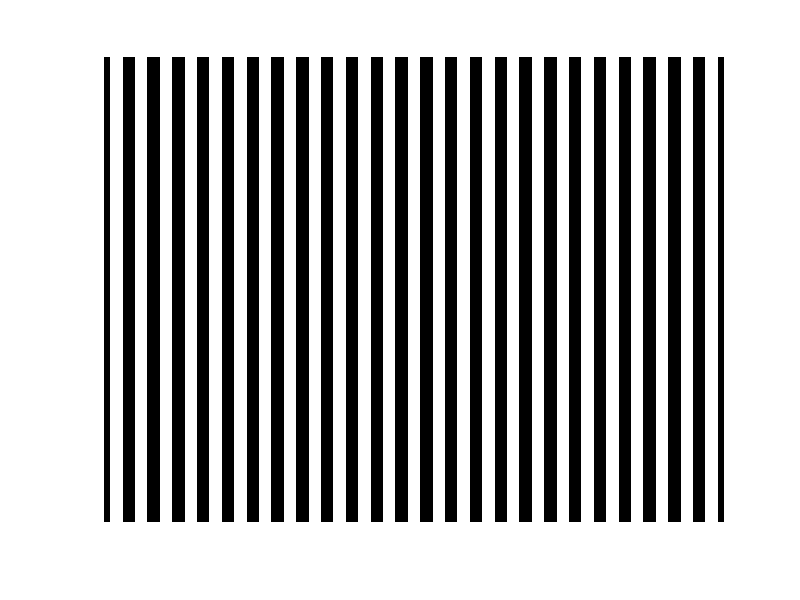

MATLAB code to generate this figure:
%Rejilla con dimensiones 1600x1200
x = linspace(-0.01, 0.01, 1600); %distancias en metros, 1600 pix in X
T = 0.8E-3 %Periodo de la rejilla de difraccion
y = cos(2*pi*(1/T)*x);
y = y >= 0;
y = repmat(y,1200,1); %Las dimensiones se hacen con linspace y repmat
imshow(y); 